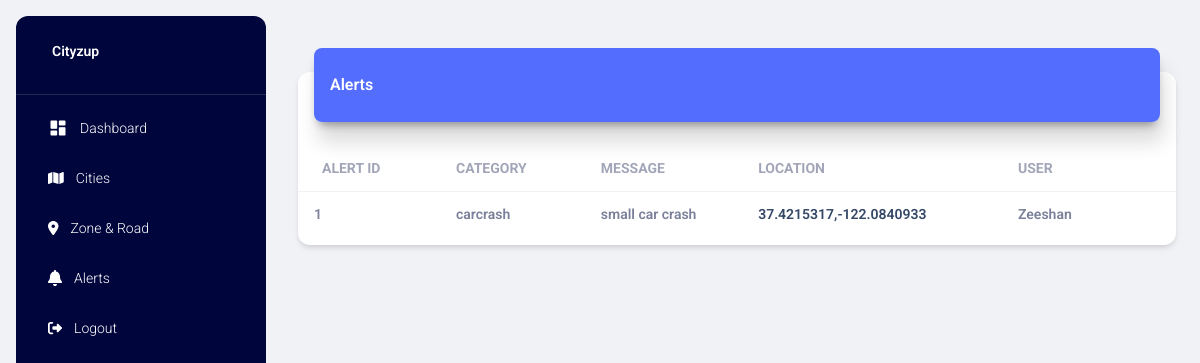
/alerts/ (signed in), run on an earlier commit of the app's database.
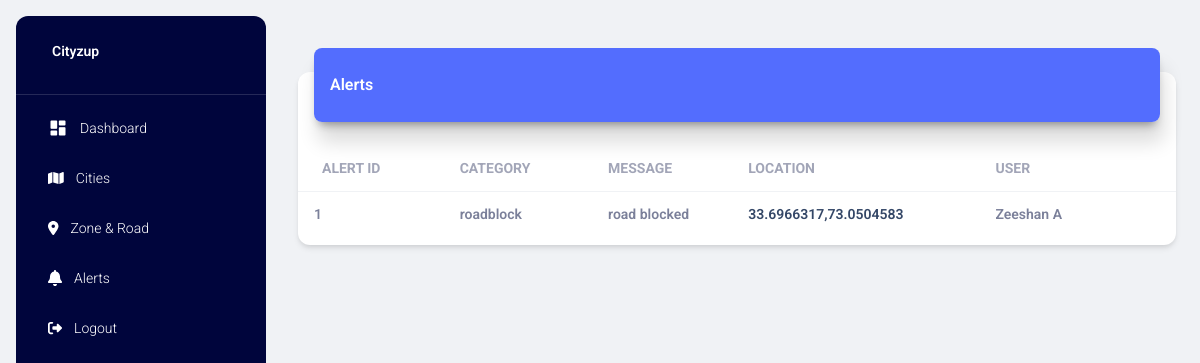
And on a later commit of the database.
### project/models.py (models this page shows, shortened)
class Alert(db.Model):
    a_id = db.Column(db.Integer, primary_key=True)
    a_category = db.Column(db.String(255), nullable=False)
    a_photo = db.Column(db.String(255))
    a_message = db.Column(db.String(255), nullable=False)
    a_latitude = db.Column(db.Float, nullable=False)
    a_longitude = db.Column(db.Float, nullable=False)
    a_points = db.Column(db.Integer, nullable=False)
    z_id = db.Column(db.Integer, db.ForeignKey('zone.z_id'), nullable=False)
    zone = db.relationship('Zone', backref=db.backref('alerts', lazy=True))
    au_id = db.Column(db.Integer, db.ForeignKey('app_user.au_id'), nullable=False)
    app_user = db.relationship('AppUser', backref=db.backref('alerts', lazy=True))

class AppUser(db.Model):
    au_id = db.Column(db.Integer, primary_key=True)
    au_full_name = db.Column(db.String(100), nullable=False)
    au_email = db.Column(db.String(120), unique=True, nullable=False)
    au_mobile_number = db.Column(db.String(15), unique=True, nullable=False)
    au_password_hash = db.Column(db.String(128), nullable=False)
    au_photo = db.Column(db.String(255), nullable=True)

### project/main.py (the view)
@main.route("/alerts/")
@login_required
def get_alerts_with_user_info():
    alerts_with_user_info = db.session.query(
        Alert,
        AppUser
    ).join(AppUser).all()
    result = []
    for alert, user in alerts_with_user_info:
        result.append({
            'a_id': alert.a_id,
            'a_category': alert.a_category,
            'a_photo': alert.a_photo,
            'a_message': alert.a_message,
            'a_latitude': alert.a_latitude,
            'a_longitude': alert.a_longitude,
            'au_full_name': user.au_full_name,
            'au_email': user.au_email,
            'au_mobile_number': user.au_mobile_number
        })
    title = 'Alerts'
    page_title = 'Alerts'
    return render_template('alerts.html', alerts=result, page_title=page_title, title=title)

### project/models.py (called while the page is built)
@login_manager.user_loader
def load_user(user_id):
    return User.query.get(int(user_id))

### project/templates/alerts.html (shortened to what the changed rows need)
{% extends "layout.html" %} {% block title %} {% endblock %} {% block content %}
<div class="container-fluid py-4">
    <div class="row">
        <div class="col-12">
            <div class="card my-4">
                <div class="card-body px-0 pb-2">
                    <div class="table-responsive p-0">
                        {% if alerts|length > 0 %}
                        <table class="table align-items-center mb-0">
                            <thead>
                                <tr>
                                    <th class="text-uppercase text-secondary text-sm font-weight-bolder opacity-7">
                                        Alert ID
                                    </th>
                                    <th class="text-uppercase text-secondary text-sm font-weight-bolder opacity-7 ps-2">
                                        Category
                                    </th>
                                    <th class="text-uppercase text-secondary text-sm font-weight-bolder opacity-7 ps-2">
                                        Message
                                    </th>
                                    <th class="text-uppercase text-secondary text-sm font-weight-bolder opacity-7 ps-2">
                                        Location
                                    </th>
                                    <th class="text-uppercase text-secondary text-sm font-weight-bolder opacity-7 ps-2">
                                        User
                                    </th>
                                    <th class="text-secondary opacity-7"></th>
                                </tr>
                            </thead>
                            <tbody>
                                {% for alert in alerts %}
                                <tr>
                                    <td>
                                        <div class="d-flex px-2 py-1">
                                            <div class="d-flex flex-column justify-content-center">
                                                <p class="text-sm font-weight-bold mb-0">{{ alert.a_id }}</p>
                                            </div>
                                        </div>
                                    </td>
                                    <td>
                                        <p class="text-sm font-weight-bold mb-0">{{ alert.a_category }}</p>
                                    </td>
                                    <td>
                                        <p class="text-sm font-weight-bold mb-0">{{ alert.a_message }}</p>
                                    </td>
                                    <td>
                                        <a href="https://www.google.com/maps/place/{{ alert.a_latitude }},{{ alert.a_longitude }}"
                                            target="_blank">
                                            <p class="text-sm font-weight-bold mb-0">{{ alert.a_latitude }},{{
                                                alert.a_longitude }}</p>
                                        </a>
                                    </td>
                                    <td>
                                        <p class="text-sm font-weight-bold mb-0">{{ alert.au_full_name }}</p>
                                    </td>
                                    <td class="align-middle">
                                    </td>
                                </tr>
                                {% endfor %}
                            </tbody>
                        </table>
                        {% else %}
                        <h4 class="text-center">There are currently no alerts available.</h4>
                        {% endif %}
                    </div>
                </div>
            </div>
        </div>
    </div>
</div>
{% endblock %}

What changed in the data, as far as the page shows it:
changed Alert: a_category "carcrash" → "roadblock"; a_message "small car crash" → "road blocked"; a_latitude "37.4215317" → "33.6966317"; a_longitude "-122.0840933" → "73.0504583"; au_full_name "Zeeshan" → "Zeeshan A"
